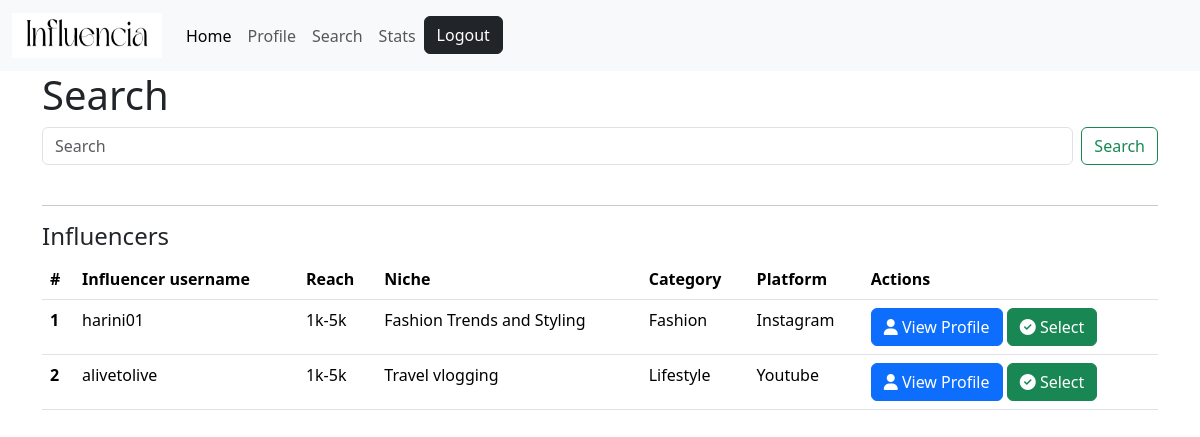
Screenshot of /searchinfluencer/1 (signed in) with the database file from the repository.
### models.py (models this page shows)
class Influencer(db.Model):
    __tablename__="influencer"
    id=db.Column(db.Integer,primary_key=True)
    name=db.Column(db.String,unique=True,nullable=False)
    reach=db.Column(db.String(16))
    niche=db.Column(db.String(256))
    category=db.Column(db.String(256),nullable=False)
    platform=db.Column(db.String(64))
    user_id=db.Column(db.Integer,db.ForeignKey("user.id"))
    profile_pic=db.Column(db.String,nullable=False,default="default_pic.jpg")
    about=db.Column(db.String,nullable=True)
    adreqs=db.relationship("AdRequest",backref="influencer", lazy=True,cascade='all,delete-orphan')
    messages=db.relationship("Message",backref="influencer", lazy=True, cascade="all,delete-orphan")

### routes.py (the view)
@app.route('/searchinfluencer/<int:id>')
@check_session
def search_influencer(id):
    query=request.args.get('search')
    influencers=None
    all_influencers = Influencer.query.join(Influencer.user).filter(
                    User.is_flagged == False).all()
    if query:
        influencers=Influencer.query.join(Influencer.user).filter(
                        Influencer.name.ilike(f'%{query}%'),
                        User.is_flagged==False
                    ).all()
    return render_template('Sponsor/search_influencer.html',query=query,
                           all_influencers=all_influencers,influencers=influencers,id=id)

### routes.py (called while the page is built)
def check_session(func):
    @wraps(func) #to avoid the server throwing an error for not having unique functions;   func-placeholder for the function passed (eg. profile(), login(), etc.)
    def wrapper(*args, **kwargs): #pack and unpacking of : args- positional arguments ; kwargs- keyword arguments
        if 'username' not in session:
            flash("You need to login first!",category="danger")
            return redirect(url_for('login'))
        user=User.query.filter_by(username=session['username']).first()
        if not user:
            session.pop('username')
            return redirect(url_for('logout'))
        return func(*args, **kwargs)
    return wrapper

### templates/Sponsor/search_influencer.html (shortened to what this page needs)
{% extends 'layout.html' %}
{% block content %}
    <h1>Search</h1>
    <form class="d-flex" role="search" action="{{url_for('search_influencer',id=id)}}">
        <input class="form-control me-2" type="search" placeholder="Search" aria-label="Search" name="search" >
        <button class="btn btn-outline-success" type="submit">
            Search
        </button>
    </form>
    <br>
    <hr>
    <h4>Influencers</h4>
    {% if not query %}
        {% if all_influencers | length == 0 %}
            <h6>No influencers available</h6>
        {% else %}
            <div id="trans-table">
                <table class="table">
                    <thead>
                    <tr>
                        <th scope="col">#</th>
                        <th scope="col">Influencer username</th>
                        <th scope="col">Reach</th>
                        <th scope="col">Niche</th>
                        <th scope="col">Category</th>
                        <th scope="col">Platform</th>
                        <th scope="col">Actions</th>
                    </tr>
                    </thead>
                    <tbody>
                        {% for i in all_influencers %}
                        <tr>
                            <th scope="row">{{loop.index}}</th>
                            <td>{{i.name}} </td>
                            <td>{{i.reach}}</td>
                            <td>{{i.niche}}</td>
                            <td>{{i.category}}</td>
                            <td>{{i.platform}}</td>
                            <td>
                                <a href="#" type="button" class="btn btn-primary"><i class="fa fa-user" aria-hidden="true"></i> View Profile</a>
                                <a href="{{url_for('select_influencer',id=id,influ_id=i.id)}}" type="button" class="btn btn-success"><i class="fa fa-check-circle" aria-hidden="true"></i> Select</a>
                            </td>
                        </tr>
                        {% endfor %}
                    </tbody>
                </table>
            </div>
        {% endif %}
    {% endif %}
{% endblock %}

### rows the page displays
Influencer: name "harini01", reach "1k-5k", niche "Fashion Trends and Styling", category "Fashion", platform "Instagram"
Influencer: name "alivetolive", reach "1k-5k", niche "Travel vlogging", category "Lifestyle", platform "Youtube"
